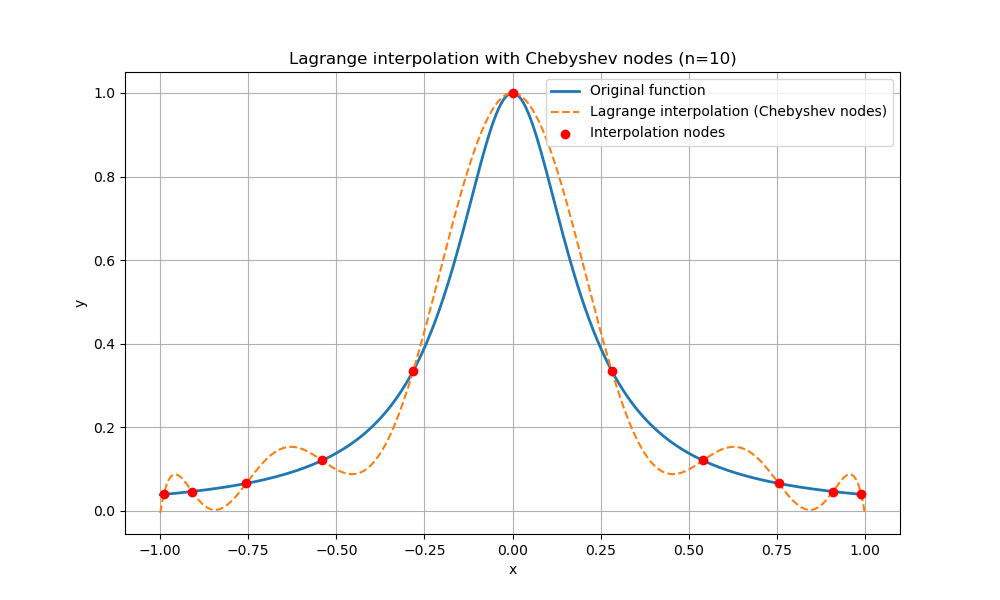

Here is the Python script that generated this plot:
import numpy as np
import matplotlib.pyplot as plt

# 目标函数
def f(x):
    return 1 / (1 + 25 * x ** 2)

# 生成切比雪夫节点
def chebyshev_nodes(a, b, n):
    # 切比雪夫多项式的n+1个根
    k = np.arange(0, n + 1)
    x_cheb = np.cos((2 * k + 1) * np.pi / (2 * n + 2))
    # 节点映射到[a, b]
    return 0.5 * (b - a) * x_cheb + 0.5 * (a + b)

# Lagrange插值
def lagrange_interpolation(x, y, x_eval):
    n = len(x)
    L = np.zeros_like(x_eval)
    for k in range(n):
        l = np.ones_like(x_eval)
        for j in range(n):
            if j != k:
                l *= (x_eval - x[j]) / (x[k] - x[j])
        L += y[k] * l
    return L

if __name__ == "__main__":
    a, b = -1, 1
    n = 10  # 插值次数，可自行调整
    x_nodes = chebyshev_nodes(a, b, n)
    y_nodes = f(x_nodes)

    # 计算插值
    x_plot = np.linspace(a, b, 500)
    y_true = f(x_plot)
    y_lagrange = lagrange_interpolation(x_nodes, y_nodes, x_plot)

    # 绘图
    plt.figure(figsize=(10, 6))
    plt.plot(x_plot, y_true, label="Original function", linewidth=2)
    plt.plot(x_plot, y_lagrange, '--', label="Lagrange interpolation (Chebyshev nodes)")
    plt.scatter(x_nodes, y_nodes, color='red', zorder=5, label="Interpolation nodes")
    plt.legend()
    plt.title(f"Lagrange interpolation with Chebyshev nodes (n={n})")
    plt.xlabel("x")
    plt.ylabel("y")
    plt.grid(True)
    plt.show()

# =========================
# 中文说明：
# 本代码在区间[-1, 1]上，使用切比雪夫多项式的根作为插值节点，对函数f(x)=1/(1+25x^2)进行Lagrange插值。
# 1. 通过chebyshev_nodes函数生成n+1个切比雪夫节点，并计算对应的函数值。
# 2. 使用Lagrange插值法构造插值多项式。
# 3. 在较密集的x点上分别计算原函数值和插值多项式的值。
# 4. 绘制原函数曲线、Lagrange插值曲线和插值节点，图像中的注释均为英文。
# 5. 通过对比两条曲线，可以观察切比雪夫节点下插值多项式对原函数的拟合效果。
# 6. 你可以修改n的值，观察不同插值次数下的插值效果。
# =========================
